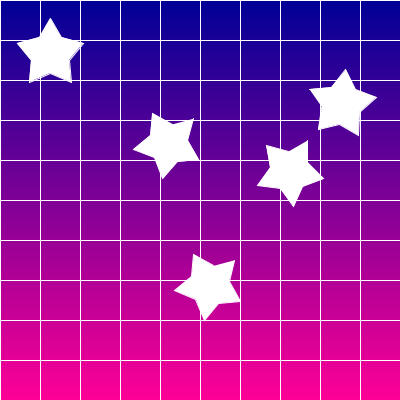
Frame 1 (no input)
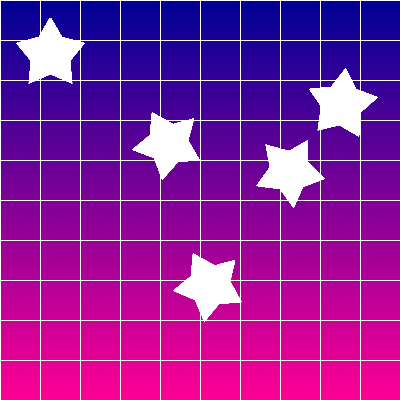
Frame 60 (the mouse pressed at the canvas centre just before this capture)
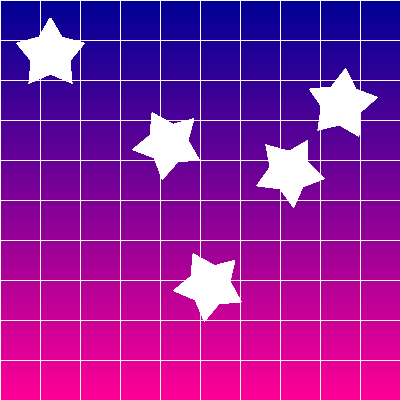
Frame 120 (the mouse held since frame 60 and released just before this capture)

The Processing sketch that drew these frames (run headless with seeded random() and noise(); from frame 60 on, the mouse is pressed at the canvas centre):

// Processing sketch: processing_91404
// ── processing_91404.pde

float gray = 0.0;
int[] x = {50, 61, 83, 69, 71, 50, 29, 31, 17, 39};
int[] y = {18, 37, 43, 60, 82, 73, 82, 60, 43, 37};


int[] x2 = new int[5];
int[] y2 = new int[5];

void setup(){
  size(400,400);
  background(255);
  
  for(int i=0; i<5; i++){
   x2[i]=(int)random(100,200);
   y2[i]=(int)random(150,300); 
  }
  
  for (int i =0; i < 400; i++){
    float percent = (float)i/400;
    stroke(255*percent,0,150);
    line(0, i, 400, i);
  }
}

void draw(){
  for(int i=0; i < 400; i += 40){
   stroke(255);
   line(0,i,400,i); 
   line(i,0,i,400); 
  }

 pushMatrix();
 translate(0,0);
 drawShapes(0,0);
 popMatrix();
 
 pushMatrix();
 translate(100,0);
 rotate(radians(45));
 drawShapes(100,0);
 popMatrix();
 
 pushMatrix();
 translate(100,0);
 rotate(radians(30));
 drawShapes(200,0);
 popMatrix();
 
 pushMatrix();
 translate(0,0);
 rotate(radians(45));
 drawShapes(300,0);
 popMatrix();
 
 pushMatrix();
 translate(0,0);
 rotate(radians(-65));
 drawShapes(0,300);
 popMatrix();

}

void drawShapes (float offset, float yoffset){
  
    beginShape();
  for(int i = 0; i < x.length; i++){
    vertex(x[i] + offset, y[i] + yoffset);
  }
  endShape();
  
}
